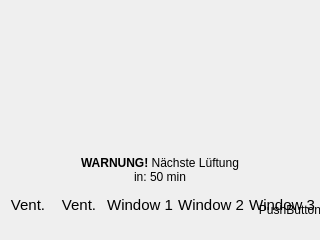
<?xml version="1.0" encoding="UTF-8"?>
<ui version="4.0">
 <class>MoldForm</class>
 <widget class="QWidget" name="MoldForm">
  <property name="geometry">
   <rect>
    <x>0</x>
    <y>0</y>
    <width>320</width>
    <height>240</height>
   </rect>
  </property>
  <property name="autoFillBackground">
   <bool>false</bool>
  </property>
  <widget class="mold::InvisibleClickableButton" name="myLovelyButton">
   <property name="geometry">
    <rect>
     <x>255</x>
     <y>175</y>
     <width>70</width>
     <height>70</height>
    </rect>
   </property>
   <property name="text">
    <string notr="true">PushButton</string>
   </property>
   <property name="flat">
    <bool>true</bool>
   </property>
  </widget>
  <widget class="QLabel" name="warning_mold">
   <property name="geometry">
    <rect>
     <x>50</x>
     <y>145</y>
     <width>220</width>
     <height>50</height>
    </rect>
   </property>
   <property name="text">
    <string>&lt;html&gt;&lt;head/&gt;&lt;body&gt;&lt;p&gt;&lt;span style=&quot; font-weight:600;&quot;&gt;WARNUNG!&lt;/span&gt; Nächste Lüftung&lt;br/&gt;in: 50 min&lt;/p&gt;&lt;/body&gt;&lt;/html&gt;</string>
   </property>
   <property name="textFormat">
    <enum>Qt::RichText</enum>
   </property>
   <property name="alignment">
    <set>Qt::AlignCenter</set>
   </property>
  </widget>
  <widget class="mold::StatusBarForm" name="statusBar" native="true">
   <property name="geometry">
    <rect>
     <x>0</x>
     <y>215</y>
     <width>320</width>
     <height>25</height>
    </rect>
   </property>
  </widget>
  <widget class="mold::RoomHeaderForm" name="header" native="true">
   <property name="geometry">
    <rect>
     <x>0</x>
     <y>0</y>
     <width>320</width>
     <height>81</height>
    </rect>
   </property>
  </widget>
  <widget class="QWidget" name="controller" native="true">
   <property name="geometry">
    <rect>
     <x>0</x>
     <y>195</y>
     <width>320</width>
     <height>20</height>
    </rect>
   </property>
   <property name="sizePolicy">
    <sizepolicy hsizetype="Preferred" vsizetype="Fixed">
     <horstretch>0</horstretch>
     <verstretch>0</verstretch>
    </sizepolicy>
   </property>
   <layout class="QHBoxLayout" name="horizontalLayout">
    <property name="spacing">
     <number>5</number>
    </property>
    <property name="leftMargin">
     <number>5</number>
    </property>
    <property name="topMargin">
     <number>0</number>
    </property>
    <property name="rightMargin">
     <number>5</number>
    </property>
    <property name="bottomMargin">
     <number>0</number>
    </property>
    <item>
     <widget class="QLabel" name="controllerName">
      <property name="sizePolicy">
       <sizepolicy hsizetype="Minimum" vsizetype="Fixed">
        <horstretch>0</horstretch>
        <verstretch>0</verstretch>
       </sizepolicy>
      </property>
      <property name="font">
       <font>
        <pointsize>11</pointsize>
       </font>
      </property>
      <property name="text">
       <string notr="true">Vent.</string>
      </property>
      <property name="alignment">
       <set>Qt::AlignCenter</set>
      </property>
     </widget>
    </item>
    <item>
     <widget class="QLabel" name="actor_1">
      <property name="sizePolicy">
       <sizepolicy hsizetype="Minimum" vsizetype="Fixed">
        <horstretch>0</horstretch>
        <verstretch>0</verstretch>
       </sizepolicy>
      </property>
      <property name="font">
       <font>
        <pointsize>11</pointsize>
       </font>
      </property>
      <property name="text">
       <string notr="true">Vent.</string>
      </property>
      <property name="alignment">
       <set>Qt::AlignCenter</set>
      </property>
     </widget>
    </item>
    <item>
     <widget class="QLabel" name="actor_2">
      <property name="sizePolicy">
       <sizepolicy hsizetype="Minimum" vsizetype="Fixed">
        <horstretch>0</horstretch>
        <verstretch>0</verstretch>
       </sizepolicy>
      </property>
      <property name="font">
       <font>
        <pointsize>11</pointsize>
       </font>
      </property>
      <property name="text">
       <string notr="true">Window 1</string>
      </property>
      <property name="alignment">
       <set>Qt::AlignCenter</set>
      </property>
     </widget>
    </item>
    <item>
     <widget class="QLabel" name="actor_3">
      <property name="sizePolicy">
       <sizepolicy hsizetype="Minimum" vsizetype="Fixed">
        <horstretch>0</horstretch>
        <verstretch>0</verstretch>
       </sizepolicy>
      </property>
      <property name="font">
       <font>
        <pointsize>11</pointsize>
       </font>
      </property>
      <property name="text">
       <string notr="true">Window 2</string>
      </property>
      <property name="alignment">
       <set>Qt::AlignCenter</set>
      </property>
     </widget>
    </item>
    <item>
     <widget class="QLabel" name="actor_4">
      <property name="sizePolicy">
       <sizepolicy hsizetype="Minimum" vsizetype="Fixed">
        <horstretch>0</horstretch>
        <verstretch>0</verstretch>
       </sizepolicy>
      </property>
      <property name="font">
       <font>
        <pointsize>11</pointsize>
       </font>
      </property>
      <property name="text">
       <string notr="true">Window 3</string>
      </property>
      <property name="alignment">
       <set>Qt::AlignCenter</set>
      </property>
     </widget>
    </item>
   </layout>
  </widget>
  <widget class="QWidget" name="windowOpen" native="true">
   <property name="geometry">
    <rect>
     <x>10</x>
     <y>155</y>
     <width>40</width>
     <height>40</height>
    </rect>
   </property>
   <property name="styleSheet">
    <string notr="true">image: url(:/settings/icons/window_open.svg);</string>
   </property>
  </widget>
  <widget class="QWidget" name="windowClosed" native="true">
   <property name="geometry">
    <rect>
     <x>270</x>
     <y>155</y>
     <width>40</width>
     <height>40</height>
    </rect>
   </property>
   <property name="styleSheet">
    <string notr="true">image: url(:/settings/icons/window_closed.svg);</string>
   </property>
  </widget>
  <zorder>statusBar</zorder>
  <zorder>myLovelyButton</zorder>
  <zorder>header</zorder>
  <zorder>controller</zorder>
  <zorder>warning_mold</zorder>
  <zorder>windowOpen</zorder>
  <zorder>windowClosed</zorder>
 </widget>
 <customwidgets>
  <customwidget>
   <class>mold::InvisibleClickableButton</class>
   <extends>QPushButton</extends>
   <header>gui/InvisibleClickableButton.hpp</header>
  </customwidget>
  <customwidget>
   <class>mold::StatusBarForm</class>
   <extends>QWidget</extends>
   <header>gui/StatusBarForm.hpp</header>
   <container>1</container>
  </customwidget>
  <customwidget>
   <class>mold::RoomHeaderForm</class>
   <extends>QWidget</extends>
   <header>gui/RoomHeaderForm.hpp</header>
   <container>1</container>
  </customwidget>
 </customwidgets>
 <resources/>
 <connections/>
</ui>
